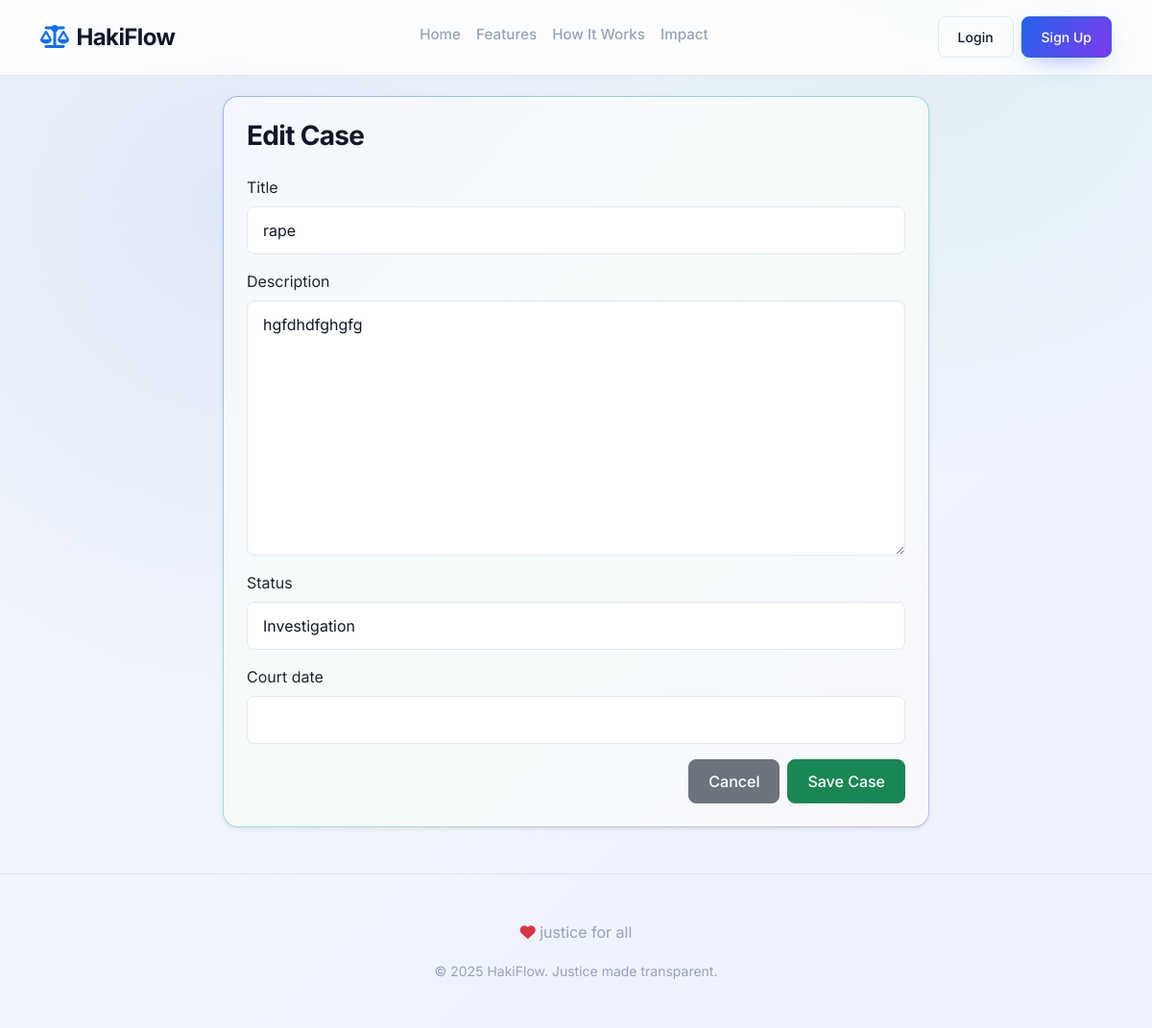
Before: /cases/4/edit/ with the older database file.
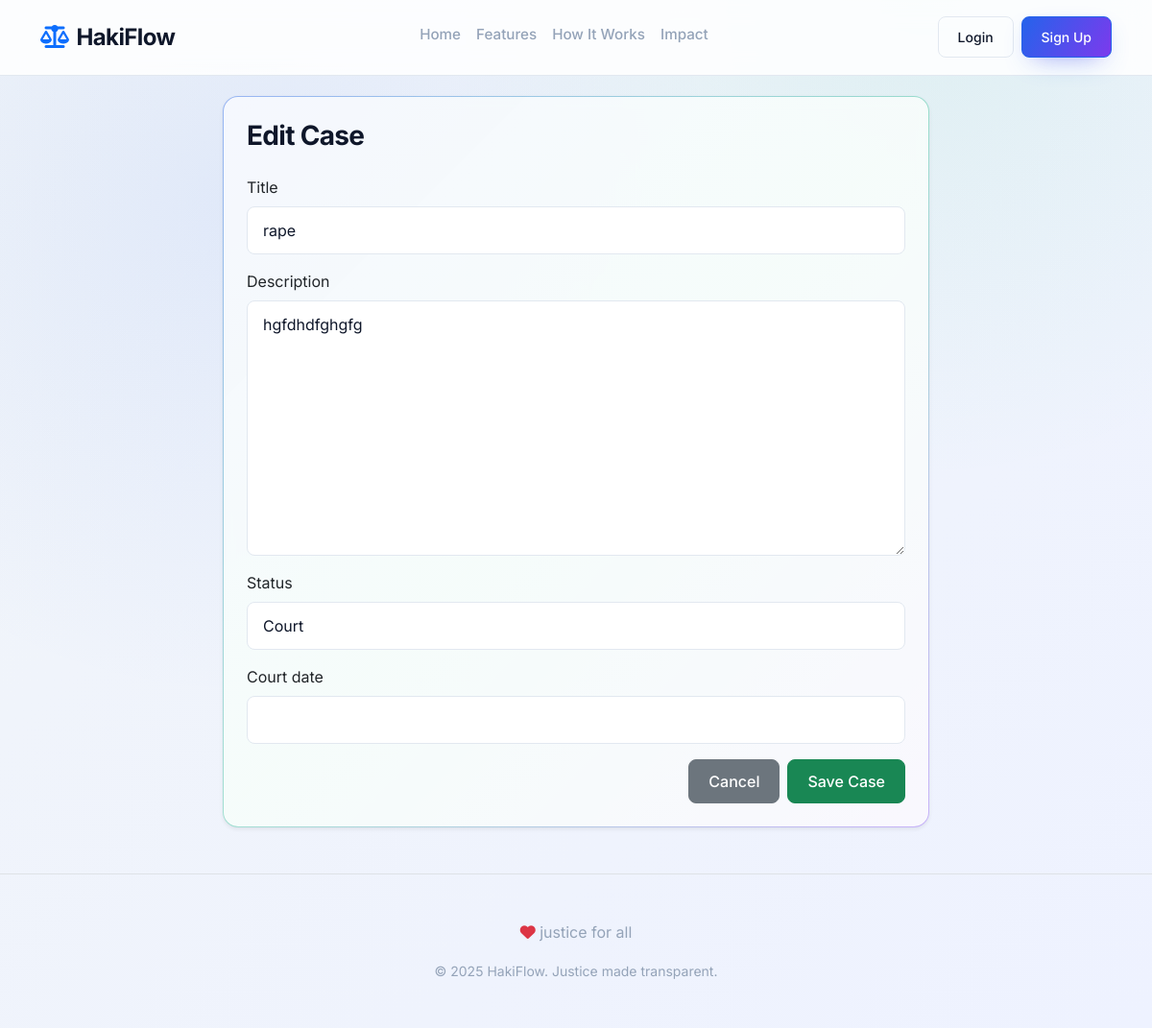
After: the same page with the newer database file.
### cases/models.py (models this page shows, shortened)
class Case(models.Model):
    STATUS_CHOICES = [
        ('investigation', 'Investigation'),
        ('dci', 'DCI'),
        ('court', 'Court'),
        ('judgement', 'Judgement'),
    ]
    ob_number = models.CharField(max_length=50, unique=True)
    title = models.CharField(max_length=200)
    description = models.TextField()
    status = models.CharField(max_length=20, choices=STATUS_CHOICES, default='investigation')
    court_date = models.DateTimeField(null=True, blank=True)
    created_at = models.DateTimeField(auto_now_add=True)
    id_number = models.CharField(max_length=50, blank=True, null=True)

### cases/views.py (the view, shortened to what this page needs)
# urls.py: path('cases/<int:pk>/edit/', views.CaseUpdateView.as_view(), name='case_edit'),
class CaseUpdateView(UpdateView):
    model = Case
    fields = ['title', 'description', 'status', 'court_date']
    template_name = 'cases/case_form.html'
    success_url = reverse_lazy('case_list')

### cases/templates/cases/case_form.html (shortened to what this page needs)
{% extends 'cases/base.html' %}
{% block content %}
<div class="row justify-content-center">
    <div class="col-md-8">
        <div class="card p-4 shadow-sm">
            <h3 class="mb-4">{% if form.instance.pk %}Edit Case{% else %}New Case{% endif %}</h3>
            <form method="POST">
                {% for field in form %}
                <div class="mb-3">
                    <label class="form-label">{{ field.label }}</label>
                    {{ field }}
                </div>
                {% endfor %}
                <div class="d-flex justify-content-end gap-2">
                    <a href="{% url 'case_list' %}" class="btn btn-secondary">Cancel</a>
                    <button type="submit" class="btn btn-success">Save Case</button>
                </div>
            </form>
        </div>
    </div>
</div>
{% endblock %}

Changed rows visible on the page:
changed Case "rape": status "Investigation" → "Court"
